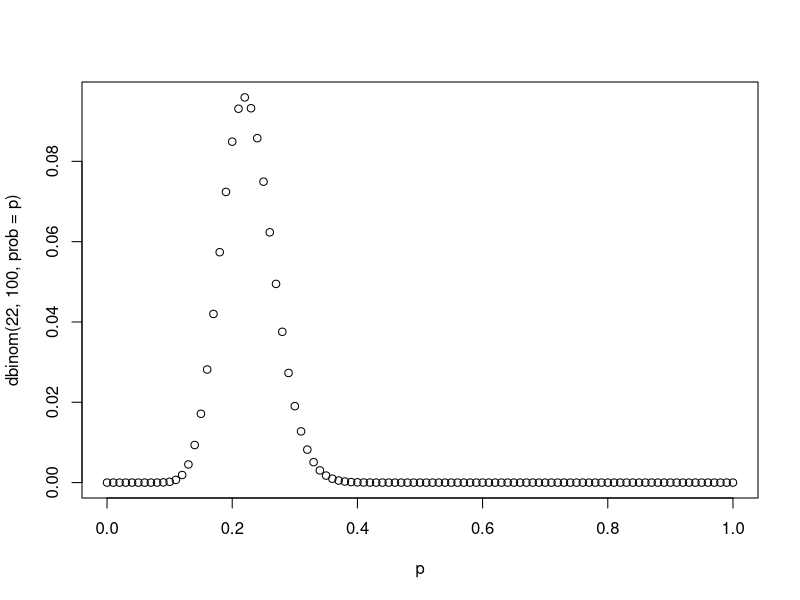
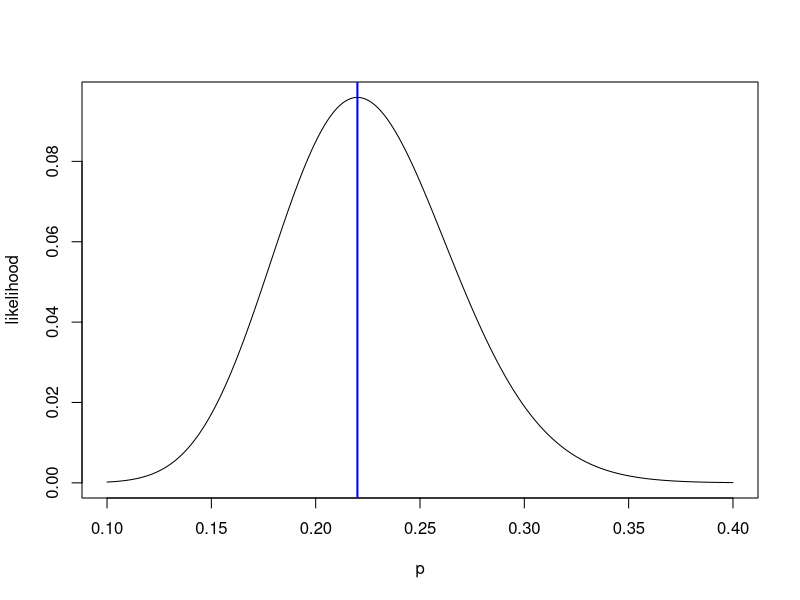
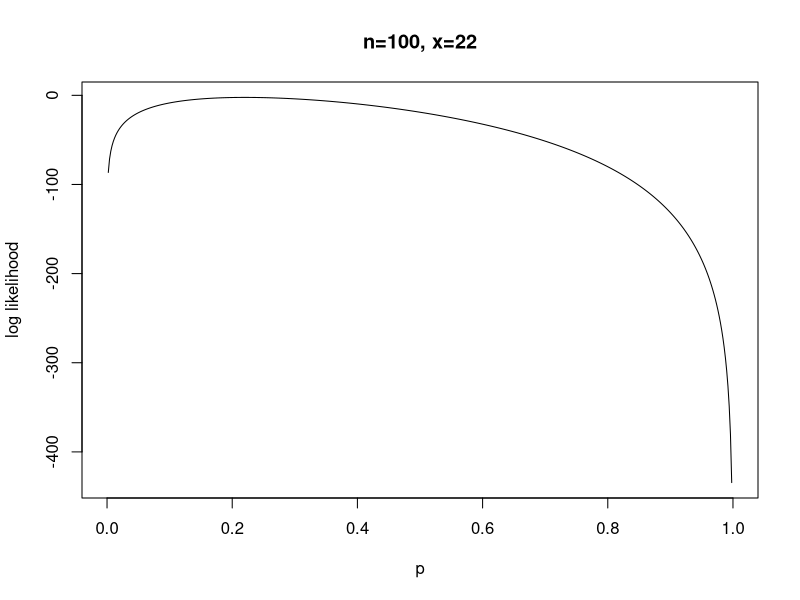
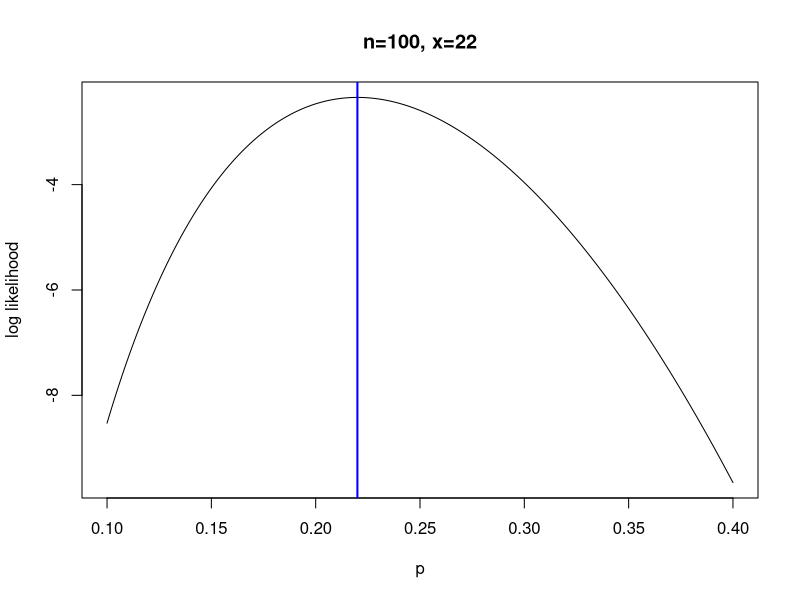
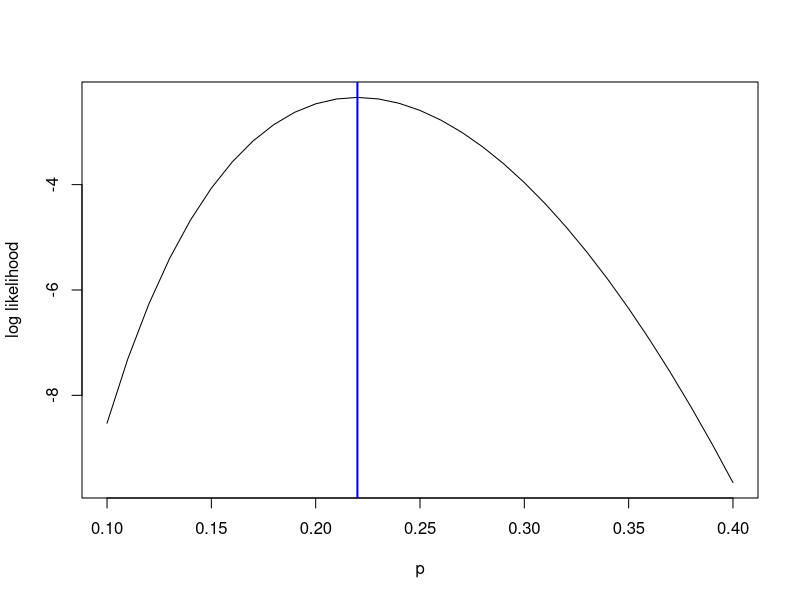
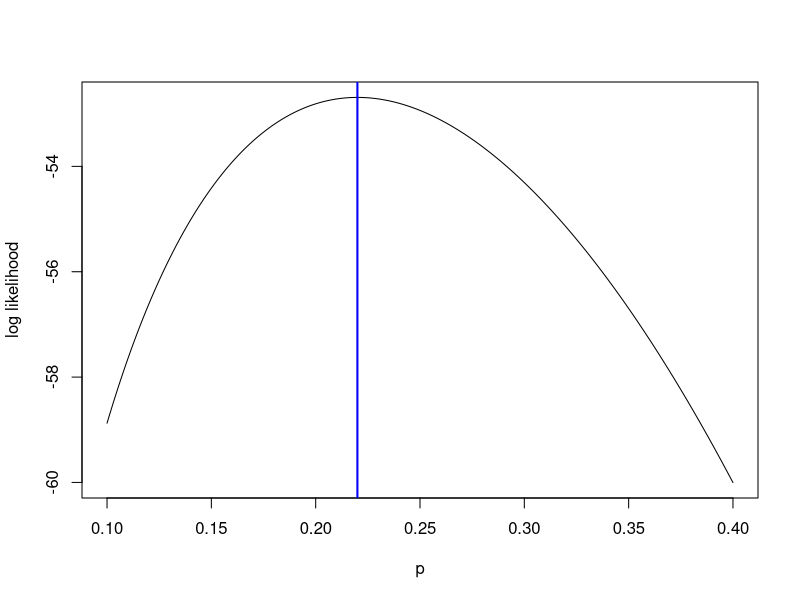
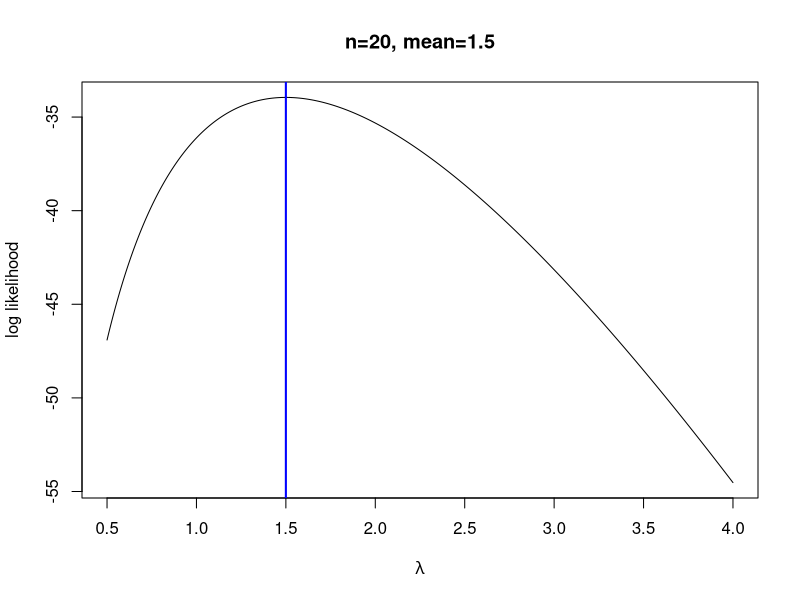

Here is the R script that generated these plots, in order:
## ---- chunk 1
knitr::opts_chunk$set(echo=TRUE, fig.align="center")
## ---- chunk 2
dbinom(22,100,prob=22/100)
dbinom(22,100,prob=0.10)
dbinom(22,100,prob=0.20)
dbinom(22,100,prob=0.25)

p <- seq(0,1,by=0.01)
p
plot(p,dbinom(22,100,prob=p))
## ---- chunk 3
p <- seq(0.1,0.4,length=501)
plot(p,dbinom(22,100,prob=p),type="l",ylab="likelihood")
abline(v=22/100,lwd=2,col="blue")     
## ---- chunk 4
ll <- function(x,n,p){
  x*log(p)+(n-x)*log(1-p)+log(choose(n,x))
}
## ---- chunk 5
p <- seq(0,1,length=51)
p
ll(x=22,n=100,p=p)
ll(22,100,p)
## ---- chunk 6
p <- seq(0,1,length=501)
plot(p,ll(22,100,p),type="l",xlab="p",ylab="log likelihood",main="n=100, x=22")
p <- seq(0.1,0.4,length=501)
plot(p,ll(22,100,p),type="l",xlab="p",ylab="log likelihood",main="n=100, x=22")
abline(v=22/100,lwd=2,col="blue")
## ---- chunk 7
p <- seq(0.1,0.4,by=0.01)
p
ll(22,100,p)
dbinom(22,100,p)
dbinom(22,100,p,log=TRUE)

plot(p,dbinom(22,100,prob=p,log=TRUE),type="l",ylab="log likelihood")
abline(v=22/100,lwd=2,col="blue")     
## ---- chunk 8
ll2 <- function(x,n,p){
  x*log(p)+(n-x)*log(1-p)
}

p <- seq(0.1,0.4,length=501)
plot(p,ll2(22,100,p),type="l",xlab="p",ylab="log likelihood")
abline(v=22/100,lwd=2,col="blue")
## ---- chunk 9
ll <- function(x,lambda){
  -length(x)*lambda+sum(x)*log(lambda)-sum(log(gamma(x+1)))
}
## ---- chunk 10
x <- c(1,1,0,1,2,5,2,4,0,0,1,0,3,1,0,0,1,1,3,4)
x
table(x)
length(x)
mean(x)
lambda <- seq(0.5,4.5,by=0.1)
lambda
ll(x,lambda)
## ---- chunk 11
lambda <- seq(0.5,4,length=501)
plot(lambda,ll(x,lambda),type="l",xlab=expression(lambda),ylab="log likelihood",main="n=20, mean=1.5")
abline(v=mean(x),lwd=2,col="blue")
## ---- chunk 12
ll(x,lambda=1.5)
dpois(x,lambda=1.5)
dpois(x,lambda=1.5,log=TRUE)
sum(dpois(x,lambda=1.5,log=TRUE))
